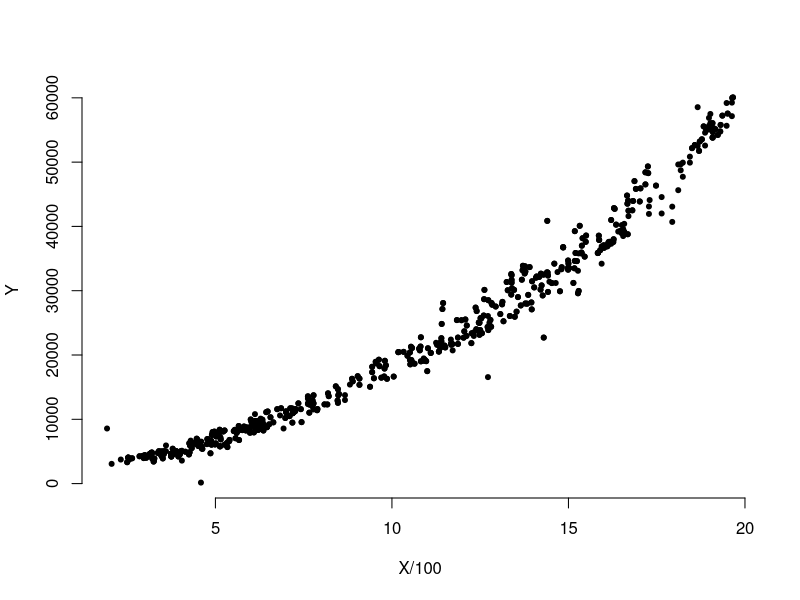

The R script that drew this image: (Note: this script raises an error after producing the figure.)
rm(list = ls())

library(readr)
library(ggplot2)
library(dplyr)

PV <- read_csv2("dados/ResumoDescarga_T_15400000.txt", skip = 10) %>%
  mutate(Data = as.Date(Data, "%d/%m/%Y"),
         Hora = as.POSIXct(Hora, "%d/%m/%Y %H:%M:%S", tz = "GMT"))

X <- PV$Cota
Y <- PV$Vazao
fit <- lm(log(Y) ~ log(X/10))

plot(X/100, Y, bty = "n", pch = 20)

# Fitting the power law
# Note that the start argument requires a list with initial (rough!) estimates of the coefficients to be estimated
power.nls <- nls(Y ~ a * (X/100 - h0) ^ n,
                 start = list(a = fit$coefficients[1], n = fit$coefficients[2], h0 = -1))

library(minpack.lm)
power.nls <- nlsLM(Y ~ a * (X - h0) ^ n,
                   start = list(a = fit$coefficients[1], n = fit$coefficients[2], h0 = -1))

lines((0:20), 
      predict(power.nls, 
              newdata = data.frame("X" = (0:20)*100)), col = "red", lwd = 4)

summary(power.nls)$coefficients[1,1]
summary(power.nls)$coefficients[2,1]
summary(power.nls)$coefficients[3,1]

SF <- summary(power.nls)$coefficients
SF$coefficients

Manaus <- read.csv2("dados/Manaus.csv")
Manaus$data <- as.POSIXct(Manaus$data, "%d/%m/%Y %H:%M", tz = "GMT")
Manaus$DIA <- as.Date(Manaus$DIA, "%d/%m/%Y")

X <- Manaus$cota
Y <- Manaus$vazao

fit <- lm(log(Y) ~ log(X/10))

plot(X/100, Y, bty = "n", pch = 20)

# Fitting the power law
# Note that the start argument requires a list with initial (rough!) estimates of the coefficients to be estimated
power.nls <- nls(Y ~ a * (X/100 - h0) ^ n,
                 start = list(a = fit$coefficients[1], n = fit$coefficients[2], h0 = -1))

library(minpack.lm)
power.nls <- nlsLM(Y ~ a * (X - h0) ^ n,
                   start = list(a = fit$coefficients[1], n = fit$coefficients[2], h0 = -1))

lines((0:30), 
      predict(power.nls, 
              newdata = data.frame("X" = (0:30)*100)), col = "red", lwd = 4)
